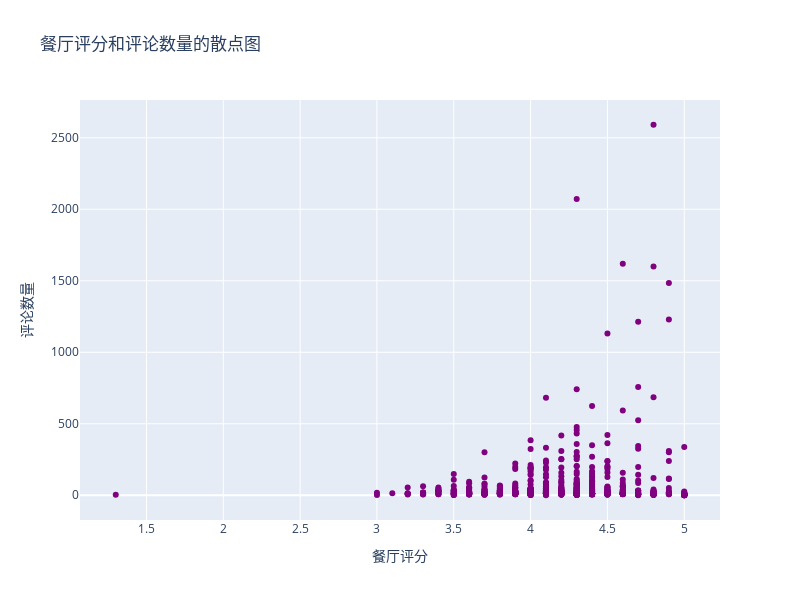

The notebook cell this image was saved under:
### Code cell
# 5. 餐厅评分和评论数量的散点图
fig5 = px.scatter(df, x='餐厅评分', y='评论数量',
                 color_discrete_sequence=['purple'],
                 title='餐厅评分和评论数量的散点图')
fig5.update_layout(width=800, height=600)
fig5.write_html('restaurant_plots/5_rating_review_scatter.html')
fig5.show()

### Figure 1 — Plotly figure (JSON) as saved in the notebook; plotly's stock layout.template omitted (floating-point values rounded to 4 significant figures; data arrays with more than 128 entries replaced by an {"elided": "..."} marker saying what was removed)
{"data": [{"hovertemplate": "餐厅评分=%{x}<br>评论数量=%{y}<extra></extra>", "legendgroup": "", "marker": {"color": "purple", "symbol": "circle"}, "mode": "markers", "name": "", "orientation": "v", "showlegend": false, "type": "scatter", "x": {"elided": "742 float values"}, "xaxis": "x", "y": {"elided": "742 int values"}, "yaxis": "y"}], "layout": {"height": 600, "legend": {"tracegroupgap": 0}, "title": {"text": "餐厅评分和评论数量的散点图"}, "width": 800, "xaxis": {"anchor": "y", "autorange": true, "domain": [0, 1], "range": [1.067, 5.233], "title": {"text": "餐厅评分"}, "type": "linear"}, "yaxis": {"anchor": "x", "autorange": true, "domain": [0, 1], "range": [-173.1, 2764.0], "title": {"text": "评论数量"}, "type": "linear"}}}
